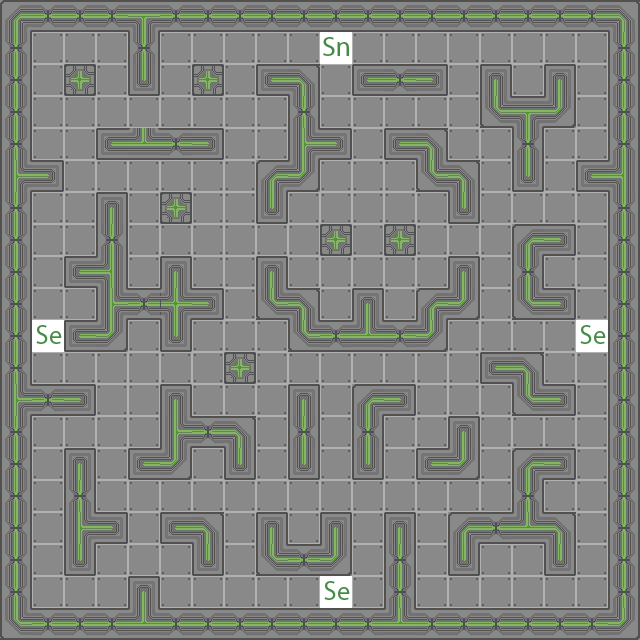

Rendered tile map (Tiled .tmx) drawn with the repository's tilesets; below, a short description and the map source with its tile grids summarised:
An orthogonal 20x20 tile map with 32x32 px tiles, 1 tile layer (map), 2 tilesets.

<map version="1.0" orientation="orthogonal" width="20" height="20" tilewidth="32" tileheight="32">
 <tileset firstgid="1" name="tiles" tilewidth="32" tileheight="32">
  <properties>
   <property name="isWall" value="" />
  </properties>
  <image source="tileset.png" width="192" height="192" />
  <tile id="0">
   <properties>
    <property name="isWall" value="" />
   </properties>
  </tile>
  <tile id="1">
   <properties>
    <property name="isWall" value="" />
   </properties>
  </tile>
  <tile id="2">
   <properties>
    <property name="isWall" value="" />
   </properties>
  </tile>
  <tile id="3">
   <properties>
    <property name="isWall" value="" />
   </properties>
  </tile>
  <tile id="4">
   <properties>
    <property name="isWall" value="" />
   </properties>
  </tile>
  <tile id="5">
   <properties>
    <property name="isWall" value="" />
   </properties>
  </tile>
  <tile id="6">
   <properties>
    <property name="isWall" value="" />
   </properties>
  </tile>
  <tile id="7">
   <properties>
    <property name="isWall" value="" />
   </properties>
  </tile>
  <tile id="8">
   <properties>
    <property name="isWall" value="" />
   </properties>
  </tile>
  <tile id="9">
   <properties>
    <property name="isWall" value="" />
   </properties>
  </tile>
  <tile id="10">
   <properties>
    <property name="isWall" value="" />
   </properties>
  </tile>
  <tile id="12">
   <properties>
    <property name="isWall" value="" />
   </properties>
  </tile>
  <tile id="13">
   <properties>
    <property name="isWall" value="" />
   </properties>
  </tile>
  <tile id="14">
   <properties>
    <property name="isWall" value="" />
   </properties>
  </tile>
  <tile id="15">
   <properties>
    <property name="isWall" value="" />
   </properties>
  </tile>
  <tile id="16">
   <properties>
    <property name="isWall" value="" />
   </properties>
  </tile>
  <tile id="17">
   <properties>
    <property name="isWall" value="" />
   </properties>
  </tile>
  <tile id="18">
   <properties>
    <property name="isWall" value="" />
   </properties>
  </tile>
  <tile id="19">
   <properties>
    <property name="isWall" value="" />
   </properties>
  </tile>
  <tile id="20">
   <properties>
    <property name="isWall" value="" />
   </properties>
  </tile>
  <tile id="21">
   <properties>
    <property name="isWall" value="" />
   </properties>
  </tile>
  <tile id="22">
   <properties>
    <property name="isWall" value="" />
   </properties>
  </tile>
  <tile id="23">
   <properties>
    <property name="isWall" value="" />
   </properties>
  </tile>
  <tile id="24">
   <properties>
    <property name="isWall" value="" />
   </properties>
  </tile>
  <tile id="25">
   <properties>
    <property name="isWall" value="" />
   </properties>
  </tile>
  <tile id="26">
   <properties>
    <property name="isWall" value="" />
   </properties>
  </tile>
  <tile id="27">
   <properties>
    <property name="isWall" value="" />
   </properties>
  </tile>
  <tile id="28">
   <properties>
    <property name="isWall" value="" />
   </properties>
  </tile>
 </tileset>
 <tileset firstgid="37" name="misctiles" tilewidth="32" tileheight="32">
  <properties>
   <property name="sneakerSpawn" value="" />
  </properties>
  <image source="tiles.png" width="192" height="192" />
  <tile id="0">
   <properties>
    <property name="seekerSpawn" value="" />
   </properties>
  </tile>
  <tile id="1">
   <properties>
    <property name="sneakerSpawn" value="" />
   </properties>
  </tile>
 </tileset>
 <layer name="map" width="20" height="20">
  <data>[400 cells, 400 non-empty, 19 distinct tile ids]</data>
 </layer>
</map>
